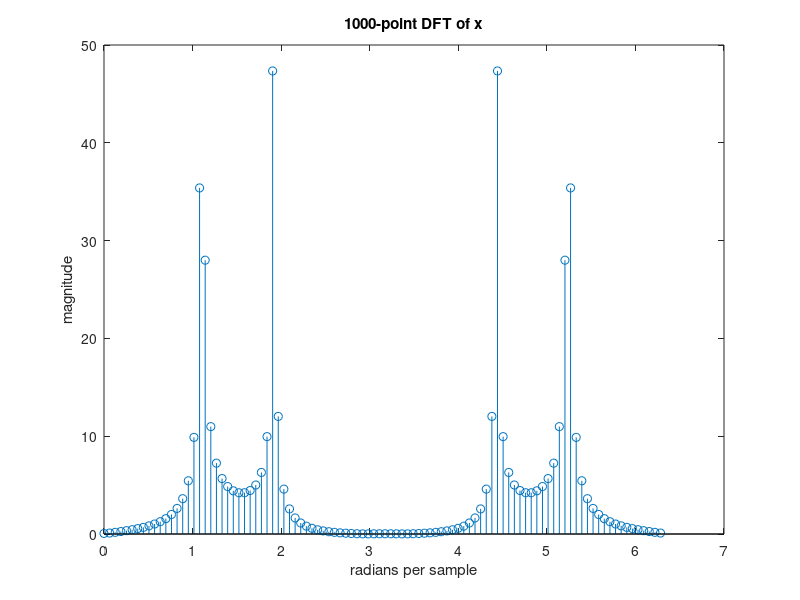
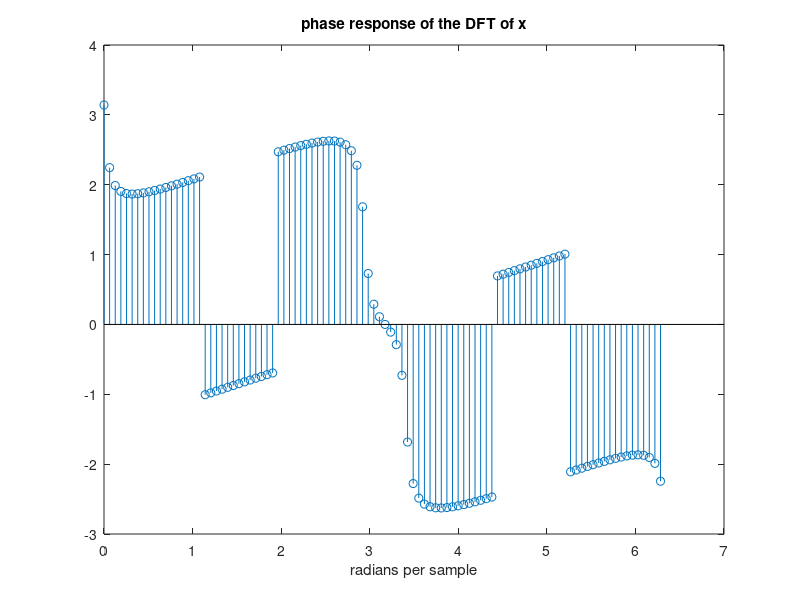

Reproduce these figures in MATLAB, in order.
N = 100; 

L = 10; 
M = 10; 

n = 0:N-1; 
x = cos((1394/4000)*pi*n + pi/4) + sin((2418/4000)*pi*n + pi/18); 
y = reshape(x,L,M);  

deg = linspace(0,2*pi,N); 

W_mq = zeros(M,M);
for a = 0:M-1
    for b = 0:M-1
        W_mq(a+1,b+1) = exp(-1i*2*pi*(a*b)/M);
    end
end 

W_lq = zeros(L,M);
for a = 0:L-1
    for b = 0:M-1
        W_lq(a+1,b+1) = exp(-1i*2*pi*(a*b)/(L*M));
    end
end

W_lp = zeros(L,L);
for a = 0:L-1
    for b = 0:L-1
        W_lp(a+1,b+1) = exp(-1i*2*pi*(a*b)/L);
    end
end

tic()
DFT = W_lp*((y*W_mq).*W_lq);  
final_DFT = reshape(DFT',N,1); 
toc() 

tic()
f = fft(x); 
toc()

phase = reshape(angle(DFT)',N,1); 

figure 
stem(deg,abs(final_DFT))
title('1000-point DFT of x')
xlabel('radians per sample') 
ylabel('magnitude')

figure
stem(deg,phase)
title('phase response of the DFT of x')
xlabel('radians per sample')




